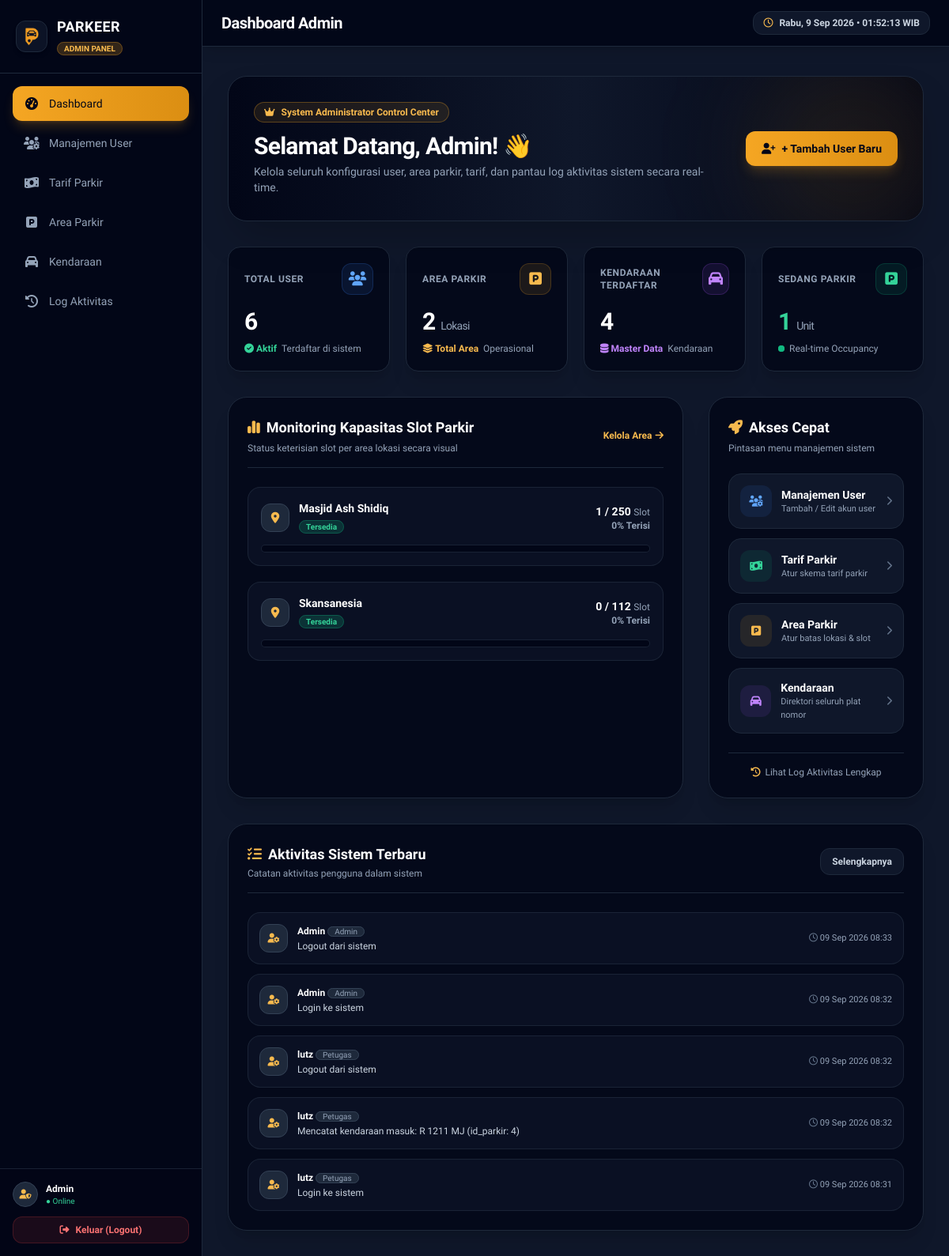
Screenshot of /admin/dashboard.php (signed in) with the database file from the repository.
### tables this page shows
CREATE TABLE `tb_area_parkir` (
  `id_area` int NOT NULL,
  `nama_area` varchar(50) NOT NULL,
  `kapasitas` int NOT NULL,
  `terisi` int NOT NULL DEFAULT '0'
);

CREATE TABLE `tb_log_aktivitas` (
  `id_log` int NOT NULL,
  `id_user` int NOT NULL,
  `aktivitas` varchar(100) NOT NULL,
  `waktu_aktivitas` datetime NOT NULL
);

CREATE TABLE `tb_user` (
  `id_user` int NOT NULL,
  `nama_lengkap` varchar(50) NOT NULL,
  `username` varchar(50) NOT NULL,
  `password` varchar(100) NOT NULL,
  `role` enum('admin','petugas','owner','') NOT NULL,
  `status_aktif` tinyint(1) NOT NULL DEFAULT '1'
);

### admin/dashboard.php (the view, shortened to what the rows shown need)
<?php
require_once __DIR__ . '/../includes/header_admin.php';
$database = new Database();
$koneksi = $database->connect();
$daftarArea = $koneksi->query("SELECT * FROM tb_area_parkir ORDER BY nama_area ASC")->fetchAll();
$logsTerbaru = $koneksi->query(
    "SELECT l.*, u.nama_lengkap, u.role
     FROM tb_log_aktivitas l
     LEFT JOIN tb_user u ON l.id_user = u.id_user
     ORDER BY l.waktu_aktivitas DESC LIMIT 5"
)->fetchAll();
?>
<div class="relative bg-gradient-to-r from-slate-950 via-slate-900 to-slate-950 border border-slate-800 rounded-3xl p-6 sm:p-8 mb-8 overflow-hidden shadow-2xl">
    <div class="relative z-10 flex flex-col md:flex-row md:items-center justify-between gap-6">
        <div>
            <h2 class="text-2xl sm:text-3xl font-extrabold text-white tracking-tight">
                Selamat Datang, <?= htmlspecialchars($_SESSION['nama_lengkap']) ?>! 👋
            </h2>
        </div>
    </div>
</div>
<div class="grid grid-cols-1 lg:grid-cols-3 gap-8 mb-8">
    <div class="lg:col-span-2 bg-slate-950/80 border border-slate-800 rounded-3xl p-6 shadow-xl">
        <div class="space-y-5">
            <?php if (empty($daftarArea)): ?>
                <div class="text-center py-8 text-slate-500 text-sm">Belum ada area parkir yang didaftarkan.</div>
            <?php else: foreach ($daftarArea as $area):
                $kapasitas = (int) $area['kapasitas'];
                $terisi = (int) $area['terisi'];
                $persen = $kapasitas > 0 ? round(($terisi / $kapasitas) * 100) : 0;
                if ($persen >= 90) {
                    $statusBg = 'bg-red-500/20 text-red-400 border-red-500/30';
                    $barBg = 'bg-gradient-to-r from-red-500 to-rose-600';
                    $statusText = 'Penuh';
                } elseif ($persen >= 70) {
                    $statusBg = 'bg-amber-500/20 text-amber-400 border-amber-500/30';
                    $barBg = 'bg-gradient-to-r from-amber-500 to-brand-500';
                    $statusText = 'Hampir Penuh';
                } else {
                    $statusBg = 'bg-emerald-500/20 text-emerald-400 border-emerald-500/30';
                    $statusText = 'Tersedia';
                }
            ?>
                <div class="bg-slate-900/60 border border-slate-800/80 rounded-2xl p-4">
                    <div class="flex items-center justify-between mb-2">
                        <div class="flex items-center gap-3">
                            <div class="w-9 h-9 rounded-xl bg-slate-800 border border-slate-700 flex items-center justify-center text-slate-300 text-sm">
                                <i class="fa-solid fa-location-dot text-brand-400"></i>
                            </div>
                            <div>
                                <h4 class="font-bold text-white text-sm"><?= htmlspecialchars($area['nama_area']) ?></h4>
                                <span class="text-[10px] px-2 py-0.5 rounded-full border font-semibold <?= $statusBg ?>"><?= $statusText ?></span>
                            </div>
                        </div>
                        <div class="text-right">
                            <p class="text-sm font-extrabold text-white"><?= $terisi ?> / <?= $kapasitas ?> <span class="text-xs font-normal text-slate-400">Slot</span></p>
                            <p class="text-xs font-semibold text-slate-400"><?= $persen ?>% Terisi</p>
                        </div>
                    </div>
                    <div class="w-full bg-slate-950 h-2.5 rounded-full overflow-hidden border border-slate-800/80 mt-3">
                    </div>
                </div>
            <?php endforeach; endif; ?>
        </div>
    </div>
</div>
<div class="bg-slate-950/80 border border-slate-800 rounded-3xl p-6 shadow-xl">
    <div class="space-y-3">
        <?php if (empty($logsTerbaru)): ?>
            <div class="text-center py-8 text-slate-500 text-sm">Belum ada aktivitas tercatat.</div>
        <?php else: foreach ($logsTerbaru as $log): ?>
            <div class="flex items-center justify-between p-3.5 rounded-2xl bg-slate-900/60 border border-slate-800/80 hover:bg-slate-900 transition">
                <div class="flex items-center gap-3">
                    <div class="w-9 h-9 rounded-xl bg-slate-800 border border-slate-700 flex items-center justify-center text-brand-400 text-xs font-bold">
                        <i class="fa-solid fa-user-gear"></i>
                    </div>
                    <div>
                        <p class="text-xs font-bold text-white">
                            <?= htmlspecialchars($log['nama_lengkap'] ?? 'System') ?>
                            <span class="text-[10px] px-2 py-0.2 rounded-full bg-slate-800 text-slate-400 border border-slate-700 capitalize font-normal"><?= htmlspecialchars($log['role'] ?? 'system') ?></span>
                        </p>
                        <p class="text-xs text-slate-300 mt-0.5"><?= htmlspecialchars($log['aktivitas']) ?></p>
                    </div>
                </div>
                <span class="text-[11px] text-slate-400 font-medium shrink-0 ml-4">
                    <i class="fa-regular fa-clock text-slate-500"></i> <?= date('d M Y H:i', strtotime($log['waktu_aktivitas'])) ?>
                </span>
            </div>
        <?php endforeach; endif; ?>
    </div>
</div>
<?php require_once __DIR__ . '/../includes/footer_admin.php'; ?>

### rows the page displays
tb_area_parkir: nama_area "Masjid Ash Shidiq", statusText "Tersedia", terisi "1", kapasitas "250", persen "0"
tb_area_parkir: nama_area "Skansanesia", statusText "Tersedia", terisi "0", kapasitas "112"
tb_log_aktivitas: id_user.nama_lengkap "Admin", id_user.role "Admin", aktivitas "Logout dari sistem", waktu_aktivitas "09 Sep 2026 08:33"
tb_log_aktivitas: id_user.nama_lengkap "Admin", id_user.role "Admin", aktivitas "Login ke sistem", waktu_aktivitas "09 Sep 2026 08:32"
tb_log_aktivitas: id_user.nama_lengkap "lutz", id_user.role "Petugas", aktivitas "Logout dari sistem", waktu_aktivitas "09 Sep 2026 08:32"
tb_log_aktivitas: id_user.nama_lengkap "lutz", id_user.role "Petugas", aktivitas "Mencatat kendaraan masuk: R 1211 MJ (id_parkir: 4)", waktu_aktivitas "09 Sep 2026 08:32"
tb_log_aktivitas: id_user.nama_lengkap "lutz", id_user.role "Petugas", aktivitas "Login ke sistem", waktu_aktivitas "09 Sep 2026 08:31"

### other values shown
$item['label'] "Dashboard"
$item['label'] "Manajemen User"
$item['label'] "Tarif Parkir"
$item['label'] "Area Parkir"
$item['label'] "Kendaraan"
$item['label'] "Log Aktivitas"
$_SESSION['nama_lengkap'] "Admin"
$judulHalaman "Dashboard Admin"
$totalUser "6"
$totalArea "2"
$totalKendaraan "4"
$kendaraanParkir "1"
